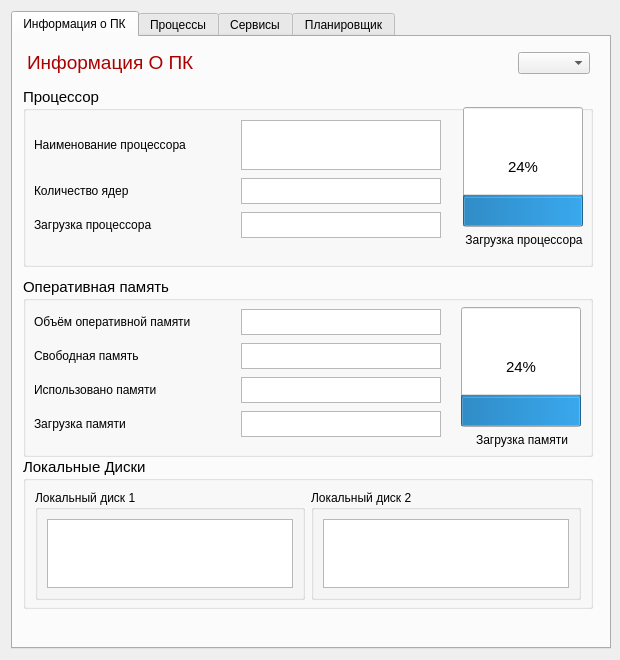
<?xml version="1.0" encoding="UTF-8"?>
<ui version="4.0">
 <class>Form</class>
 <widget class="QWidget" name="Form">
  <property name="geometry">
   <rect>
    <x>0</x>
    <y>0</y>
    <width>620</width>
    <height>660</height>
   </rect>
  </property>
  <property name="minimumSize">
   <size>
    <width>620</width>
    <height>660</height>
   </size>
  </property>
  <property name="maximumSize">
   <size>
    <width>620</width>
    <height>660</height>
   </size>
  </property>
  <property name="windowTitle">
   <string>Form</string>
  </property>
  <layout class="QHBoxLayout" name="horizontalLayout_7">
   <item>
    <widget class="QTabWidget" name="tabWidget">
     <property name="minimumSize">
      <size>
       <width>600</width>
       <height>620</height>
      </size>
     </property>
     <property name="currentIndex">
      <number>0</number>
     </property>
     <widget class="QWidget" name="tab">
      <attribute name="title">
       <string>Информация о ПК</string>
      </attribute>
      <widget class="QGroupBox" name="groupBox">
       <property name="geometry">
        <rect>
         <x>10</x>
         <y>240</y>
         <width>570</width>
         <height>180</height>
        </rect>
       </property>
       <property name="minimumSize">
        <size>
         <width>570</width>
         <height>150</height>
        </size>
       </property>
       <property name="font">
        <font>
         <pointsize>11</pointsize>
        </font>
       </property>
       <property name="toolTip">
        <string>&lt;html&gt;&lt;head/&gt;&lt;body&gt;&lt;p&gt;&lt;span style=&quot; font-size:11pt; color:#aa5500;&quot;&gt;Оперативная память &lt;/span&gt;&lt;/p&gt;&lt;/body&gt;&lt;/html&gt;</string>
       </property>
       <property name="title">
        <string>Оперативная память </string>
       </property>
       <widget class="QWidget" name="layoutWidget">
        <property name="geometry">
         <rect>
          <x>438</x>
          <y>30</y>
          <width>122</width>
          <height>140</height>
         </rect>
        </property>
        <layout class="QVBoxLayout" name="verticalLayout">
         <item>
          <widget class="QProgressBar" name="progressBar_mem">
           <property name="minimumSize">
            <size>
             <width>120</width>
             <height>50</height>
            </size>
           </property>
           <property name="value">
            <number>24</number>
           </property>
           <property name="orientation">
            <enum>Qt::Orientation::Vertical</enum>
           </property>
          </widget>
         </item>
         <item>
          <widget class="QLabel" name="label_9">
           <property name="minimumSize">
            <size>
             <width>120</width>
             <height>0</height>
            </size>
           </property>
           <property name="font">
            <font>
             <pointsize>9</pointsize>
            </font>
           </property>
           <property name="text">
            <string>&lt;html&gt;&lt;head/&gt;&lt;body&gt;&lt;p align=&quot;center&quot;&gt;Загрузка памяти&lt;/p&gt;&lt;/body&gt;&lt;/html&gt;</string>
           </property>
          </widget>
         </item>
        </layout>
       </widget>
       <widget class="QWidget" name="layoutWidget">
        <property name="geometry">
         <rect>
          <x>10</x>
          <y>30</y>
          <width>410</width>
          <height>132</height>
         </rect>
        </property>
        <layout class="QVBoxLayout" name="verticalLayout_3">
         <item>
          <layout class="QHBoxLayout" name="horizontalLayout_6">
           <item>
            <widget class="QLabel" name="label_7">
             <property name="minimumSize">
              <size>
               <width>200</width>
               <height>0</height>
              </size>
             </property>
             <property name="maximumSize">
              <size>
               <width>200</width>
               <height>50</height>
              </size>
             </property>
             <property name="font">
              <font>
               <pointsize>9</pointsize>
              </font>
             </property>
             <property name="text">
              <string>Объём оперативной памяти</string>
             </property>
            </widget>
           </item>
           <item>
            <widget class="QTextEdit" name="textEdit_mem_1">
             <property name="minimumSize">
              <size>
               <width>200</width>
               <height>26</height>
              </size>
             </property>
             <property name="maximumSize">
              <size>
               <width>200</width>
               <height>25</height>
              </size>
             </property>
             <property name="font">
              <font>
               <pointsize>9</pointsize>
              </font>
             </property>
            </widget>
           </item>
          </layout>
         </item>
         <item>
          <layout class="QHBoxLayout" name="horizontalLayout_5">
           <item>
            <widget class="QLabel" name="label_8">
             <property name="minimumSize">
              <size>
               <width>200</width>
               <height>0</height>
              </size>
             </property>
             <property name="maximumSize">
              <size>
               <width>200</width>
               <height>50</height>
              </size>
             </property>
             <property name="font">
              <font>
               <pointsize>9</pointsize>
              </font>
             </property>
             <property name="text">
              <string>Свободная память</string>
             </property>
            </widget>
           </item>
           <item>
            <widget class="QTextEdit" name="textEdit_mem_2">
             <property name="minimumSize">
              <size>
               <width>200</width>
               <height>26</height>
              </size>
             </property>
             <property name="maximumSize">
              <size>
               <width>200</width>
               <height>26</height>
              </size>
             </property>
             <property name="font">
              <font>
               <pointsize>9</pointsize>
              </font>
             </property>
            </widget>
           </item>
          </layout>
         </item>
         <item>
          <layout class="QHBoxLayout" name="horizontalLayout_4">
           <item>
            <widget class="QLabel" name="label_11">
             <property name="minimumSize">
              <size>
               <width>200</width>
               <height>0</height>
              </size>
             </property>
             <property name="maximumSize">
              <size>
               <width>200</width>
               <height>50</height>
              </size>
             </property>
             <property name="font">
              <font>
               <pointsize>9</pointsize>
              </font>
             </property>
             <property name="text">
              <string>Использовано памяти</string>
             </property>
            </widget>
           </item>
           <item>
            <widget class="QTextEdit" name="textEdit_mem_3">
             <property name="minimumSize">
              <size>
               <width>200</width>
               <height>26</height>
              </size>
             </property>
             <property name="maximumSize">
              <size>
               <width>200</width>
               <height>26</height>
              </size>
             </property>
             <property name="font">
              <font>
               <pointsize>9</pointsize>
              </font>
             </property>
            </widget>
           </item>
          </layout>
         </item>
         <item>
          <layout class="QHBoxLayout" name="horizontalLayout_14">
           <item>
            <widget class="QLabel" name="label_13">
             <property name="minimumSize">
              <size>
               <width>200</width>
               <height>0</height>
              </size>
             </property>
             <property name="maximumSize">
              <size>
               <width>200</width>
               <height>50</height>
              </size>
             </property>
             <property name="font">
              <font>
               <pointsize>9</pointsize>
              </font>
             </property>
             <property name="text">
              <string>Загрузка памяти</string>
             </property>
            </widget>
           </item>
           <item>
            <widget class="QTextEdit" name="textEdit_mem_4">
             <property name="minimumSize">
              <size>
               <width>200</width>
               <height>26</height>
              </size>
             </property>
             <property name="maximumSize">
              <size>
               <width>200</width>
               <height>26</height>
              </size>
             </property>
             <property name="font">
              <font>
               <pointsize>9</pointsize>
              </font>
             </property>
            </widget>
           </item>
          </layout>
         </item>
        </layout>
       </widget>
      </widget>
      <widget class="QGroupBox" name="groupBox_2">
       <property name="geometry">
        <rect>
         <x>10</x>
         <y>50</y>
         <width>570</width>
         <height>180</height>
        </rect>
       </property>
       <property name="minimumSize">
        <size>
         <width>570</width>
         <height>150</height>
        </size>
       </property>
       <property name="font">
        <font>
         <pointsize>11</pointsize>
        </font>
       </property>
       <property name="title">
        <string>Процессор</string>
       </property>
       <widget class="QWidget" name="layoutWidget">
        <property name="geometry">
         <rect>
          <x>440</x>
          <y>20</y>
          <width>122</width>
          <height>140</height>
         </rect>
        </property>
        <layout class="QVBoxLayout" name="verticalLayout_2">
         <item>
          <widget class="QProgressBar" name="progressBar_proc">
           <property name="minimumSize">
            <size>
             <width>120</width>
             <height>50</height>
            </size>
           </property>
           <property name="value">
            <number>24</number>
           </property>
           <property name="orientation">
            <enum>Qt::Orientation::Vertical</enum>
           </property>
          </widget>
         </item>
         <item>
          <widget class="QLabel" name="label_5">
           <property name="minimumSize">
            <size>
             <width>120</width>
             <height>0</height>
            </size>
           </property>
           <property name="font">
            <font>
             <pointsize>9</pointsize>
            </font>
           </property>
           <property name="text">
            <string>&lt;html&gt;&lt;head/&gt;&lt;body&gt;&lt;p align=&quot;center&quot;&gt;Загрузка процессора&lt;/p&gt;&lt;/body&gt;&lt;/html&gt;</string>
           </property>
          </widget>
         </item>
        </layout>
       </widget>
       <widget class="QWidget" name="layoutWidget">
        <property name="geometry">
         <rect>
          <x>10</x>
          <y>31</y>
          <width>410</width>
          <height>122</height>
         </rect>
        </property>
        <layout class="QVBoxLayout" name="verticalLayout_4">
         <item>
          <layout class="QHBoxLayout" name="horizontalLayout_2">
           <item>
            <widget class="QLabel" name="label_3">
             <property name="minimumSize">
              <size>
               <width>200</width>
               <height>0</height>
              </size>
             </property>
             <property name="maximumSize">
              <size>
               <width>200</width>
               <height>50</height>
              </size>
             </property>
             <property name="font">
              <font>
               <pointsize>9</pointsize>
              </font>
             </property>
             <property name="text">
              <string>Наименование процессора</string>
             </property>
            </widget>
           </item>
           <item>
            <widget class="QTextEdit" name="textEdit_proc_name">
             <property name="minimumSize">
              <size>
               <width>200</width>
               <height>50</height>
              </size>
             </property>
             <property name="maximumSize">
              <size>
               <width>200</width>
               <height>50</height>
              </size>
             </property>
             <property name="font">
              <font>
               <pointsize>9</pointsize>
              </font>
             </property>
            </widget>
           </item>
          </layout>
         </item>
         <item>
          <layout class="QHBoxLayout" name="horizontalLayout_13">
           <item>
            <widget class="QLabel" name="label_4">
             <property name="minimumSize">
              <size>
               <width>200</width>
               <height>0</height>
              </size>
             </property>
             <property name="maximumSize">
              <size>
               <width>200</width>
               <height>50</height>
              </size>
             </property>
             <property name="font">
              <font>
               <pointsize>9</pointsize>
              </font>
             </property>
             <property name="text">
              <string>Количество ядер</string>
             </property>
            </widget>
           </item>
           <item>
            <widget class="QTextEdit" name="textEdit_proc_core">
             <property name="minimumSize">
              <size>
               <width>200</width>
               <height>26</height>
              </size>
             </property>
             <property name="maximumSize">
              <size>
               <width>200</width>
               <height>26</height>
              </size>
             </property>
             <property name="font">
              <font>
               <pointsize>9</pointsize>
              </font>
             </property>
            </widget>
           </item>
          </layout>
         </item>
         <item>
          <layout class="QHBoxLayout" name="horizontalLayout">
           <item>
            <widget class="QLabel" name="label_12">
             <property name="minimumSize">
              <size>
               <width>200</width>
               <height>0</height>
              </size>
             </property>
             <property name="maximumSize">
              <size>
               <width>200</width>
               <height>50</height>
              </size>
             </property>
             <property name="font">
              <font>
               <pointsize>9</pointsize>
              </font>
             </property>
             <property name="text">
              <string>Загрузка процессора</string>
             </property>
            </widget>
           </item>
           <item>
            <widget class="QTextEdit" name="textEdit_proc_core_2">
             <property name="minimumSize">
              <size>
               <width>200</width>
               <height>26</height>
              </size>
             </property>
             <property name="maximumSize">
              <size>
               <width>200</width>
               <height>26</height>
              </size>
             </property>
             <property name="font">
              <font>
               <pointsize>9</pointsize>
              </font>
             </property>
            </widget>
           </item>
          </layout>
         </item>
        </layout>
       </widget>
      </widget>
      <widget class="QGroupBox" name="groupBox_3">
       <property name="geometry">
        <rect>
         <x>10</x>
         <y>420</y>
         <width>570</width>
         <height>152</height>
        </rect>
       </property>
       <property name="minimumSize">
        <size>
         <width>570</width>
         <height>150</height>
        </size>
       </property>
       <property name="font">
        <font>
         <pointsize>11</pointsize>
        </font>
       </property>
       <property name="title">
        <string>Локальные Диски</string>
       </property>
       <layout class="QHBoxLayout" name="horizontalLayout_9">
        <item>
         <layout class="QHBoxLayout" name="horizontalLayout_8">
          <item>
           <widget class="QGroupBox" name="groupBox_4">
            <property name="minimumSize">
             <size>
              <width>150</width>
              <height>110</height>
             </size>
            </property>
            <property name="font">
             <font>
              <pointsize>9</pointsize>
             </font>
            </property>
            <property name="title">
             <string>Локальный диск 1</string>
            </property>
            <layout class="QVBoxLayout" name="verticalLayout_5">
             <item>
              <widget class="QTextEdit" name="textEdit_HDD"/>
             </item>
            </layout>
           </widget>
          </item>
          <item>
           <widget class="QGroupBox" name="groupBox_6">
            <property name="minimumSize">
             <size>
              <width>150</width>
              <height>110</height>
             </size>
            </property>
            <property name="font">
             <font>
              <pointsize>9</pointsize>
             </font>
            </property>
            <property name="title">
             <string>Локальный диск 2</string>
            </property>
            <layout class="QVBoxLayout" name="verticalLayout_7">
             <item>
              <widget class="QTextEdit" name="textEdit_HDD2"/>
             </item>
            </layout>
           </widget>
          </item>
         </layout>
        </item>
       </layout>
      </widget>
      <widget class="QWidget" name="layoutWidget">
       <property name="geometry">
        <rect>
         <x>14</x>
         <y>12</y>
         <width>563</width>
         <height>28</height>
        </rect>
       </property>
       <layout class="QHBoxLayout" name="horizontalLayout_3">
        <item>
         <widget class="QLabel" name="label">
          <property name="minimumSize">
           <size>
            <width>170</width>
            <height>0</height>
           </size>
          </property>
          <property name="text">
           <string>&lt;html&gt;&lt;head/&gt;&lt;body&gt;&lt;p&gt;&lt;span style=&quot; font-size:14pt; color:#aa0000;&quot;&gt;Информация О ПК&lt;/span&gt;&lt;/p&gt;&lt;/body&gt;&lt;/html&gt;</string>
          </property>
         </widget>
        </item>
        <item>
         <spacer name="horizontalSpacer">
          <property name="orientation">
           <enum>Qt::Orientation::Horizontal</enum>
          </property>
          <property name="sizeHint" stdset="0">
           <size>
            <width>310</width>
            <height>17</height>
           </size>
          </property>
         </spacer>
        </item>
        <item>
         <widget class="QComboBox" name="comboBox"/>
        </item>
       </layout>
      </widget>
     </widget>
     <widget class="QWidget" name="Process">
      <attribute name="title">
       <string>Процессы</string>
      </attribute>
      <layout class="QVBoxLayout" name="verticalLayout_8">
       <item>
        <widget class="QLabel" name="label_2">
         <property name="minimumSize">
          <size>
           <width>170</width>
           <height>0</height>
          </size>
         </property>
         <property name="text">
          <string>&lt;html&gt;&lt;head/&gt;&lt;body&gt;&lt;p&gt;&lt;span style=&quot; font-size:14pt; color:#aa0000;&quot;&gt;Информация о запущеных процессах&lt;/span&gt;&lt;/p&gt;&lt;/body&gt;&lt;/html&gt;</string>
         </property>
        </widget>
       </item>
       <item>
        <widget class="QScrollArea" name="scrollArea">
         <property name="widgetResizable">
          <bool>true</bool>
         </property>
         <widget class="QWidget" name="scrollAreaWidgetContents">
          <property name="geometry">
           <rect>
            <x>0</x>
            <y>0</y>
            <width>576</width>
            <height>561</height>
           </rect>
          </property>
          <layout class="QHBoxLayout" name="horizontalLayout_10">
           <item>
            <widget class="QTableWidget" name="table_proc">
             <property name="font">
              <font>
               <pointsize>9</pointsize>
              </font>
             </property>
            </widget>
           </item>
          </layout>
         </widget>
        </widget>
       </item>
      </layout>
     </widget>
     <widget class="QWidget" name="tab_3">
      <attribute name="title">
       <string>Сервисы</string>
      </attribute>
      <layout class="QVBoxLayout" name="verticalLayout_6">
       <item>
        <widget class="QLabel" name="label_6">
         <property name="minimumSize">
          <size>
           <width>170</width>
           <height>0</height>
          </size>
         </property>
         <property name="text">
          <string>&lt;html&gt;&lt;head/&gt;&lt;body&gt;&lt;p&gt;&lt;span style=&quot; font-size:14pt; color:#aa0000;&quot;&gt;Информация о запущеных службах&lt;/span&gt;&lt;/p&gt;&lt;/body&gt;&lt;/html&gt;</string>
         </property>
        </widget>
       </item>
       <item>
        <widget class="QScrollArea" name="scrollArea_2">
         <property name="widgetResizable">
          <bool>true</bool>
         </property>
         <widget class="QWidget" name="scrollAreaWidgetContents_2">
          <property name="geometry">
           <rect>
            <x>0</x>
            <y>0</y>
            <width>576</width>
            <height>561</height>
           </rect>
          </property>
          <layout class="QHBoxLayout" name="horizontalLayout_11">
           <item>
            <widget class="QTableWidget" name="table_service">
             <property name="font">
              <font>
               <pointsize>9</pointsize>
              </font>
             </property>
            </widget>
           </item>
          </layout>
         </widget>
        </widget>
       </item>
      </layout>
     </widget>
     <widget class="QWidget" name="tab_2">
      <attribute name="title">
       <string>Планировщик</string>
      </attribute>
      <layout class="QHBoxLayout" name="horizontalLayout_12">
       <item>
        <layout class="QVBoxLayout" name="verticalLayout_10">
         <item>
          <widget class="QLabel" name="label_10">
           <property name="minimumSize">
            <size>
             <width>170</width>
             <height>0</height>
            </size>
           </property>
           <property name="text">
            <string>&lt;html&gt;&lt;head/&gt;&lt;body&gt;&lt;p&gt;&lt;span style=&quot; font-size:14pt; color:#aa0000;&quot;&gt;Информация о планировщике задач&lt;/span&gt;&lt;/p&gt;&lt;/body&gt;&lt;/html&gt;</string>
           </property>
          </widget>
         </item>
         <item>
          <widget class="QScrollArea" name="scrollArea_3">
           <property name="widgetResizable">
            <bool>true</bool>
           </property>
           <widget class="QWidget" name="scrollAreaWidgetContents_3">
            <property name="geometry">
             <rect>
              <x>0</x>
              <y>0</y>
              <width>574</width>
              <height>559</height>
             </rect>
            </property>
            <layout class="QHBoxLayout" name="horizontalLayout_15">
             <item>
              <widget class="QTableWidget" name="table_sched">
               <property name="font">
                <font>
                 <pointsize>9</pointsize>
                </font>
               </property>
              </widget>
             </item>
            </layout>
           </widget>
          </widget>
         </item>
        </layout>
       </item>
      </layout>
     </widget>
    </widget>
   </item>
  </layout>
 </widget>
 <resources/>
 <connections/>
</ui>
